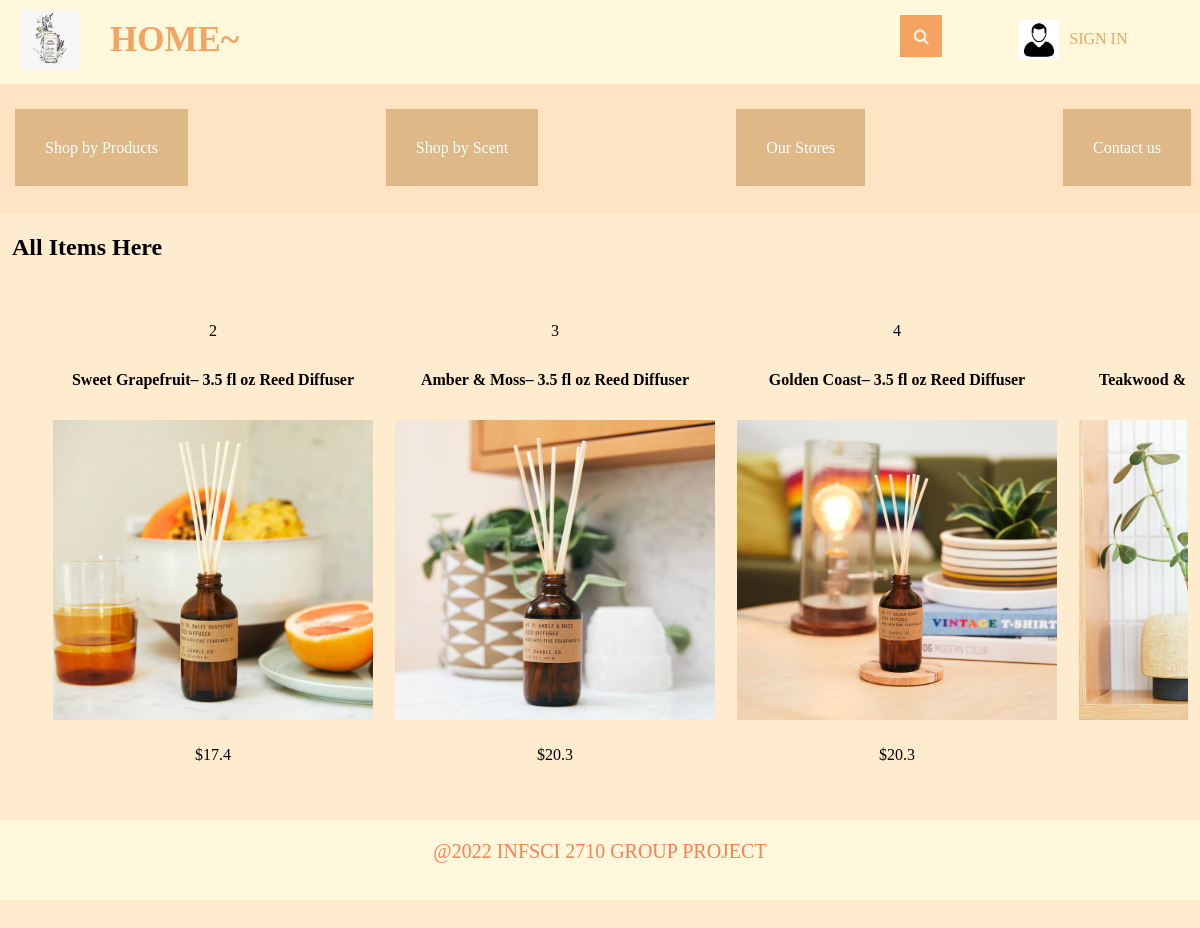
Page /managerpage/mgrroot on the committed database.
### tables this page shows
CREATE TABLE "products" (
  "productId" INTEGER,
  "name" TEXT,
  "inventory" INTEGER,
  "price" REAL,
  "description" TEXT,
  "image" TEXT,
  "productKindId" INTEGER,
  "scent_id" INTEGER,
  CONSTRAINT "PRODUCTS_PK" PRIMARY KEY ("productId"),
  CONSTRAINT "FK_products_product_kind" FOREIGN KEY ("productKindId") REFERENCES "product_kind" ("productKindId") ON DELETE NO ACTION ON UPDATE NO ACTION,
  CONSTRAINT "products_FK" FOREIGN KEY ("scent_id") REFERENCES "scent" ("scent_id") ON DELETE NO ACTION ON UPDATE NO ACTION,
  CONSTRAINT "inventory_constrains" CHECK (inventory>=0)
);

### main.py (the view)
@app.route("/managerpage/mgrroot")
def mgrroot():
    loggedIn, firstName, noOfItems = mgrLoginDetails()
    with sqlite3.connect('database.db') as conn:
        cur = conn.cursor()
        cur.execute('SELECT productId, name, price, description, image, inventory, productKindId, scent_id FROM products')
        itemData = cur.fetchall()
        cur.execute('SELECT productKindId, name FROM product_kind')
        categoryData = cur.fetchall()
        cur.execute('SELECT scent_id, scent_name FROM scent')
        scentData = cur.fetchall()
    itemData = parse(itemData)
    return render_template('managerpage.html', itemData=itemData, loggedIn=loggedIn, firstName=firstName, noOfItems=noOfItems, categoryData=categoryData, scentData=scentData)

### main.py (called while the page is built)
def mgrLoginDetails():
    with sqlite3.connect('database.db') as conn:
        cur = conn.cursor()
        if 'email' not in session:
            loggedIn = False
            firstName = ''
            noOfItems = 0
        else:
            loggedIn = True
            cur.execute("SELECT mgrId, firstName FROM manager WHERE email = ?", (session['email'], ))
            mgrId, firstName = cur.fetchone()
            cur.execute("SELECT count(productId) FROM cart WHERE userId = ?", (mgrId, ))
            noOfItems = cur.fetchone()[0]
    conn.close()
    return (loggedIn, firstName, noOfItems)

def parse(data):
    ans = []
    i = 0
    while i < len(data):
        curr = []
        for j in range(7):
            if i >= len(data):
                break
            curr.append(data[i])
            i += 1
        ans.append(curr)
    return ans

### templates/managerpage.html (shortened to what this page needs)
<!DOCTYPE HTML>
<html>
<head>
    <link rel="stylesheet" href={{ url_for('static', filename='css/home.css') }} />
    <link rel="stylesheet" href={{url_for('static', filename='css/bodyGeneral.css')}} />
    <link rel="stylesheet" href={{ url_for('static', filename='css/topStyle.css') }} />
    <link rel="stylesheet" href={{ url_for('static', filename='css/footer.css') }} />
    <link rel="stylesheet" href="https://maxcdn.bootstrapcdn.com/font-awesome/4.5.0/css/font-awesome.min.css">
</head>
<body>
    <div class="container">
        <div id="title">
            <a href="/managerpage/mgrlogout">
                <img id="logo" src= {{ url_for('static', filename='images/logo.png') }} />
            </a>
            <div class="home_btn">
                <a href="/managerpage/mgrroot">
                    <strong>HOME~</strong>
                </a>
            </div>
            <div class = "Search">
                <form>
		            <input id="searchBox" type="text" name="searchQuery" placeholder="SEARCH....">
		            <button id="searchButton" type="submit" value="Search"></button>
		        </form>
            </div>
            {% if not loggedIn %}
            <div id="signInButton">
                <img id = "client " src= {{ url_for('static', filename='images/client.png')}}/>
                <a class="link" href="/managerpage/mgrloginForm">SIGN IN</a>
            </div>
        {% endif %}
    </div>
        <div class="display">
            <div class="displayMenu">
                <div class="by_product">
                        <buttom class ="naviItems" > Shop by Products </buttom>
                </div>
                <div class="by_scent">
                        <buttom class ="naviItems" > Shop by Scent </buttom>
                </div>
                <div class="stores">
                        <buttom class ="naviItems" onclick=window.location.href="/mgrdisplayStore"> Our Stores </buttom>
                </div>
                <div class="contact">
                        <buttom class ="naviItems" onclick = window.location.href="/mgrdisplayStore"> Contact us </buttom>
                </div>
            </div>
            <div class="displayItem">
                <h2>All Items Here</h2>
                {% for data in itemData %}
                <table>
                    <tr id="productId">
                        {% for row in data %}
                        <td>
                            {{row[0]}}
                        </td>
                        {% endfor %}
                    </tr>
                    <tr id="productName">
                        {% for row in data %}
                        <td>
                            {{row[1]}}
                        </td>
                        {% endfor %}
                    </tr>
                    <tr id="productImage">
                        {% for row in data %}
                        <td>
                            <a href="/mgrproductDescription?productId={{row[0]}}">
                                <img src={{ url_for('static', filename='uploads/' + row[4]) }} id="itemImage" />
                            </a>
                        </td>
                        {% endfor %}
                    </tr>
                    <tr id="productPrice">
                        {% for row in data %}
                        <td>
                            ${{row[2]}}
                        </td>
                        {% endfor %}
                    </tr>
                </table>
                {% endfor %}
            </div>
        </div>
    </div>
    <footer>
        <div class="footer_container">
            <p>@2022 INFSCI 2710 GROUP PROJECT</p>
        </div>
    </footer>
</body>
</html>

### static/css/home.css (style rules this page uses)
html,body { margin: 0; padding: 0; height: 100%; }
body { width: 100%; background: blanchedalmond; }
.container { position: relative; width:100%; height: 100%; overflow:scroll; }
.display { margin-bottom: 120px; }
#itemImage { height: 300px; width: 320px; }
table { border-spacing: 20px; width: 80%; margin: auto; float: left; text-align: center; }
#productName { text-align: center; font-weight: bold; }
#productPrice { text-align: center; }
.displayMenu { background: bisque; width: 98%; height: 100px; position: fixed; top: 84px; display: flex; justify-content: space-between; padding: 15px; z-index: 1; transform: scale(1); }
.naviItems { background-color: burlywood; position: relative; top: 40px; color: white; width: 100%; padding: 30px; font-size: 16px; border: none; cursor: pointer; }
.displayItem { position: relative; top:214px; width: 98%; margin: auto; overflow: scroll; }

### static/css/bodyGeneral.css (style rules this page uses)
html,body { margin: 0; padding: 0; height: 100%; }
body { background: blanchedalmond; }

### static/css/topStyle.css (style rules this page uses)
#logo { height: 60px; width: 60px; margin-left: 20px; margin-top: 10px; margin-bottom: 10px; margin-right: 20px; float: left; }
#title { background-color: cornsilk; height: 84px; position: fixed; top:0px; display: flex; width: 100%; margin-bottom: 0px; z-index: 2; }
.home_btn { height: 64px; margin-bottom: 10px; margin-top:10px; padding: 10px; }
.home_btn a { position: relative; text-align: center; text-decoration: none; font-family: "Palace Script MT"; font-size: 35px; color: sandybrown; }
.Search { width: 70%; }
.Search form { padding:15px; height: 100%; }
.Search input { height: 42px; width: 0; padding: 0 42px 0 15px; border: none; border-bottom: 2px solid transparent; outline: none; background: transparent; transition: .4s cubic-bezier(0, 0.8, 0, 1); position: relative; top: 0; right:0; float: right; z-index: 2; font-family: "Palace Script MT"; font-size:20px; }
.Search button { background: sandybrown; border: none; height: 42px; width: 42px; position: relative; top: 0; right: 0; float: right; margin-right: -15px; cursor: pointer; }
.Search button:before { content: "\f002"; font-family: FontAwesome; font-size: 16px; color: #F9F0DA; }
#signInButton { width: 15%; display: flex; color: yellow; margin-top: 20px; margin-bottom: 20px; margin-left: 20px; margin-right: 20px; float: left; }
#signInButton img { width: 40px; height: 40px; }
#signInButton a { position: relative; bottom: 0; text-align: center; padding: 10px; }
#cart a, #signInButton a { text-decoration: none; font-family: "Palace Script MT"; color: sandybrown; }

### static/css/footer.css (style rules this page uses)
footer { background: cornsilk; display: block; position: relative; bottom: 0; width: 100%; height: 10%; z-index: 10000; }
.footer_container p { position: relative; top: 20px; color: coral; text-align: center; font-family: "Times New Roman"; font-size: 20px; }

### rows in the picture
products: productId "2", name "Sweet Grapefruit– 3.5 fl oz Reed Diffuser", image (picture), price "17.4"
products: productId "3", name "Amber & Moss– 3.5 fl oz Reed Diffuser", image (picture), price "20.3"
products: productId "4", name "Golden Coast– 3.5 fl oz Reed Diffuser", image (picture), price "20.3"
products: name "Teakwood &…", image (picture)
